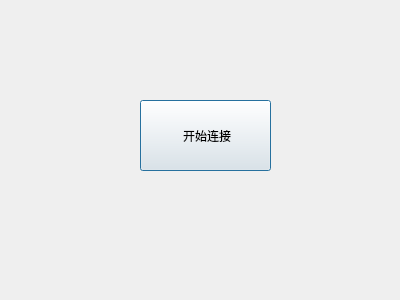
<?xml version="1.0" encoding="UTF-8"?>
<ui version="4.0">
 <class>Dialog</class>
 <widget class="QDialog" name="Dialog">
  <property name="geometry">
   <rect>
    <x>0</x>
    <y>0</y>
    <width>400</width>
    <height>300</height>
   </rect>
  </property>
  <property name="windowTitle">
   <string>Dialog</string>
  </property>
  <widget class="QPushButton" name="pushButton">
   <property name="geometry">
    <rect>
     <x>140</x>
     <y>100</y>
     <width>131</width>
     <height>71</height>
    </rect>
   </property>
   <property name="text">
    <string> 开始连接</string>
   </property>
  </widget>
 </widget>
 <resources/>
 <connections/>
</ui>
